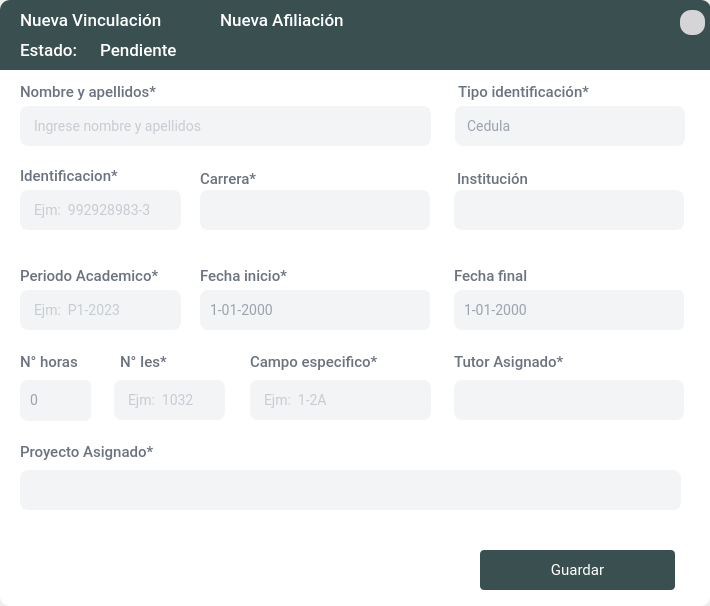
<?xml version="1.0" encoding="UTF-8"?>
<ui version="4.0">
 <class>NuevaVinculacion</class>
 <widget class="QDialog" name="NuevaVinculacion">
  <property name="geometry">
   <rect>
    <x>0</x>
    <y>0</y>
    <width>710</width>
    <height>606</height>
   </rect>
  </property>
  <property name="minimumSize">
   <size>
    <width>600</width>
    <height>600</height>
   </size>
  </property>
  <property name="maximumSize">
   <size>
    <width>710</width>
    <height>606</height>
   </size>
  </property>
  <property name="windowTitle">
   <string>Vinculación</string>
  </property>
  <property name="windowIcon">
   <iconset>
    <normaloff>:/prefijoNuevo/logo.png</normaloff>:/prefijoNuevo/logo.png</iconset>
  </property>
  <property name="styleSheet">
   <string notr="true"/>
  </property>
  <layout class="QGridLayout" name="gridLayout">
   <property name="leftMargin">
    <number>0</number>
   </property>
   <property name="topMargin">
    <number>0</number>
   </property>
   <property name="rightMargin">
    <number>0</number>
   </property>
   <property name="bottomMargin">
    <number>0</number>
   </property>
   <property name="spacing">
    <number>0</number>
   </property>
   <item row="0" column="0">
    <widget class="QFrame" name="frame">
     <property name="styleSheet">
      <string notr="true">#frame{background-color:white;border-radius:10px}

QPushButton{
font-family: Roboto;
font-style: normal;
font-weight: normal;
font-size: 15px;
letter-spacing: 0.02em;
color:white;
padding:8px;
background: #54BFC9;
border-radius: 8px;}

QPushButton:hover{background: #439CA8;
border-radius: 8px; }
</string>
     </property>
     <property name="frameShape">
      <enum>QFrame::NoFrame</enum>
     </property>
     <property name="frameShadow">
      <enum>QFrame::Plain</enum>
     </property>
     <widget class="QFrame" name="frame_2">
      <property name="geometry">
       <rect>
        <x>10</x>
        <y>70</y>
        <width>691</width>
        <height>471</height>
       </rect>
      </property>
      <property name="minimumSize">
       <size>
        <width>0</width>
        <height>0</height>
       </size>
      </property>
      <property name="styleSheet">
       <string notr="true">#frame_2{
	
	background-color: rgb(255, 255, 255);
}

QLabel{
font-family: Roboto;
font-style: normal;
font-weight: 450;
font-size: 15px;
letter-spacing: 0.02em;
color: #6B7280;}


QLineEdit{
font-family: Roboto;
font-style: normal;
font-weight: normal;
font-size: 14px;
letter-spacing: 0.02em;
background: #F3F4F6;
border: 2px solid #F3F4F6;
border-radius: 8px;
color:#9CA3AF;
padding:10px}

QLineEdit::focus{
background: #FFFFFF;
border: 2px solid #344647;
border-radius: 8px;
}



/* COMBOBOX */

QComboBox{
font-family: Roboto;
font-style: normal;
font-weight: normal;
font-size: 14px;
letter-spacing: 0.02em;
background: #F3F4F6;
color:#9CA3AF;
border-radius:8px;
padding:10px;
combobox-popup: 0;
border: 2px solid #F3F4F6;

}


QComboBox::drop-down
{
    width: 20px;
    border-left-width: 1px;
	padding: 10px 10px 10px 20px;
 }


QComboBox QAbstractItemView {
	color:#9CA3AF;
	font-size:14px;
	background-color: #F3F4F6;
	selection-background-color:#344647;
	selection-color:#ffffff;
	outline: 0px;
   border: 1px solid #344647;
 border-radius:8px;
padding:10px
}



QComboBox::down-arrow
{
	image: url(:/menu/contraerabajo.png);
     width: 11px;
     height: 11px;
}

QComboBox::focus{
background: #FFFFFF;
border: 2px solid #344647;
border-radius: 8px;
}





/* PLANTEXT*/
QPlainTextEdit{
font-family: Roboto;
font-style: normal;
font-weight: normal;
font-size: 14px;
letter-spacing: 0.02em;
background: #F3F4F6;
border: 2px solid #F3F4F6;
border-radius: 8px;
color:#9CA3AF;
padding:10px}

QPlainTextEdit::focus{
background: #FFFFFF;
border: 2px solid #344647;
border-radius: 8px;
}


QCheckBox{font-family: Roboto;
font-style: normal;
font-weight: normal;
font-size: 14px;
color:#9CA3AF}


/*SPINBOX*/
QSpinBox{
font-family: Roboto;
font-style: normal;
font-weight: normal;
font-size: 14px;
letter-spacing: 0.02em;
background: #F3F4F6;
color:#9CA3AF;
padding:8px;
border-radius:8px; }

QSpinBox::up-button {
min-width: 25px; min-height: 12px; background-color: #F3F4F6; 
border-radius: 6px;}

QSpinBox::down-button {
min-width: 25px; min-height: 12px; background-color: #F3F4F6; 
border-radius: 6px;}

QSpinBox::up-arrow{
	image: url(:/menu/contraerarriba.png);
     width: 11px;
     height: 11px;
}

QSpinBox::down-arrow{
	image: url(:/menu/contraerabajo.png);
     width:11px;
     height: 11px;}

QSpinBox::focus{
background: #FFFFFF;
border: 2px solid #344647;
border-radius: 8px;
}


QDateEdit{
font-family: Roboto;
font-style: normal;
font-weight: normal;
font-size: 14px;
letter-spacing: 0.02em;
background: #F3F4F6;
color:#9CA3AF;
padding:8px;
border-radius:8px; }

QDateEdit::up-button {
min-width: 25px; min-height: 12px; background-color: #F3F4F6; 
border-radius: 6px;}

QDateEdit::down-button {
min-width: 25px; min-height: 12px; background-color: #F3F4F6; 
border-radius: 6px;}

QDateEdit::up-arrow{
	image: url(:/menu/contraerarriba.png);
     width: 11px;
     height: 11px;
}

QDateEdit::down-arrow{
	image: url(:/menu/contraerabajo.png);
     width: 11px;
     height: 11px;}

QDateEdit::focus{
background: #FFFFFF;
border: 2px solid #344647;
border-radius: 8px;
}


</string>
      </property>
      <property name="frameShape">
       <enum>QFrame::NoFrame</enum>
      </property>
      <property name="frameShadow">
       <enum>QFrame::Raised</enum>
      </property>
      <widget class="QLabel" name="lbl5">
       <property name="geometry">
        <rect>
         <x>10</x>
         <y>280</y>
         <width>101</width>
         <height>21</height>
        </rect>
       </property>
       <property name="styleSheet">
        <string notr="true"/>
       </property>
       <property name="text">
        <string>N° horas</string>
       </property>
       <property name="alignment">
        <set>Qt::AlignBottom|Qt::AlignLeading|Qt::AlignLeft</set>
       </property>
      </widget>
      <widget class="QLineEdit" name="line_nombreapellidos">
       <property name="enabled">
        <bool>true</bool>
       </property>
       <property name="geometry">
        <rect>
         <x>10</x>
         <y>36</y>
         <width>411</width>
         <height>40</height>
        </rect>
       </property>
       <property name="styleSheet">
        <string notr="true"/>
       </property>
       <property name="maxLength">
        <number>30</number>
       </property>
       <property name="frame">
        <bool>true</bool>
       </property>
       <property name="alignment">
        <set>Qt::AlignLeading|Qt::AlignLeft|Qt::AlignVCenter</set>
       </property>
       <property name="placeholderText">
        <string>Ingrese nombre y apellidos</string>
       </property>
      </widget>
      <widget class="QLabel" name="lbl11">
       <property name="geometry">
        <rect>
         <x>10</x>
         <y>10</y>
         <width>171</width>
         <height>21</height>
        </rect>
       </property>
       <property name="styleSheet">
        <string notr="true"/>
       </property>
       <property name="text">
        <string>Nombre y apellidos*</string>
       </property>
       <property name="alignment">
        <set>Qt::AlignBottom|Qt::AlignLeading|Qt::AlignLeft</set>
       </property>
      </widget>
      <widget class="QLabel" name="lbl9">
       <property name="geometry">
        <rect>
         <x>190</x>
         <y>97</y>
         <width>81</width>
         <height>21</height>
        </rect>
       </property>
       <property name="styleSheet">
        <string notr="true"/>
       </property>
       <property name="text">
        <string>Carrera*</string>
       </property>
       <property name="alignment">
        <set>Qt::AlignBottom|Qt::AlignLeading|Qt::AlignLeft</set>
       </property>
      </widget>
      <widget class="QComboBox" name="cbox_carrera">
       <property name="geometry">
        <rect>
         <x>190</x>
         <y>120</y>
         <width>230</width>
         <height>40</height>
        </rect>
       </property>
       <property name="cursor">
        <cursorShape>PointingHandCursor</cursorShape>
       </property>
       <property name="styleSheet">
        <string notr="true"/>
       </property>
      </widget>
      <widget class="QLabel" name="label_95">
       <property name="geometry">
        <rect>
         <x>10</x>
         <y>190</y>
         <width>161</width>
         <height>31</height>
        </rect>
       </property>
       <property name="text">
        <string>Periodo Academico*</string>
       </property>
      </widget>
      <widget class="QDateEdit" name="fecha_inicio">
       <property name="geometry">
        <rect>
         <x>190</x>
         <y>220</y>
         <width>230</width>
         <height>40</height>
        </rect>
       </property>
       <property name="cursor">
        <cursorShape>PointingHandCursor</cursorShape>
       </property>
       <property name="styleSheet">
        <string notr="true"/>
       </property>
       <property name="displayFormat">
        <string>d-MM-yyyy</string>
       </property>
       <property name="calendarPopup">
        <bool>false</bool>
       </property>
      </widget>
      <widget class="QLabel" name="lbl9_2">
       <property name="geometry">
        <rect>
         <x>448</x>
         <y>10</y>
         <width>131</width>
         <height>21</height>
        </rect>
       </property>
       <property name="styleSheet">
        <string notr="true"/>
       </property>
       <property name="text">
        <string>Tipo identificación*</string>
       </property>
       <property name="alignment">
        <set>Qt::AlignBottom|Qt::AlignLeading|Qt::AlignLeft</set>
       </property>
      </widget>
      <widget class="QLineEdit" name="line_identificacion">
       <property name="enabled">
        <bool>true</bool>
       </property>
       <property name="geometry">
        <rect>
         <x>10</x>
         <y>120</y>
         <width>161</width>
         <height>40</height>
        </rect>
       </property>
       <property name="styleSheet">
        <string notr="true"/>
       </property>
       <property name="frame">
        <bool>true</bool>
       </property>
       <property name="cursorPosition">
        <number>0</number>
       </property>
       <property name="alignment">
        <set>Qt::AlignLeading|Qt::AlignLeft|Qt::AlignVCenter</set>
       </property>
       <property name="dragEnabled">
        <bool>false</bool>
       </property>
       <property name="readOnly">
        <bool>false</bool>
       </property>
       <property name="placeholderText">
        <string>Ejm:  992928983-3</string>
       </property>
       <property name="cursorMoveStyle">
        <enum>Qt::LogicalMoveStyle</enum>
       </property>
       <property name="clearButtonEnabled">
        <bool>false</bool>
       </property>
      </widget>
      <widget class="QLineEdit" name="line_periodoacademico">
       <property name="enabled">
        <bool>true</bool>
       </property>
       <property name="geometry">
        <rect>
         <x>10</x>
         <y>220</y>
         <width>161</width>
         <height>40</height>
        </rect>
       </property>
       <property name="styleSheet">
        <string notr="true"/>
       </property>
       <property name="maxLength">
        <number>30</number>
       </property>
       <property name="frame">
        <bool>true</bool>
       </property>
       <property name="alignment">
        <set>Qt::AlignLeading|Qt::AlignLeft|Qt::AlignVCenter</set>
       </property>
       <property name="placeholderText">
        <string>Ejm:  P1-2023</string>
       </property>
      </widget>
      <widget class="QComboBox" name="cbo_tipo_identificacion">
       <property name="geometry">
        <rect>
         <x>445</x>
         <y>36</y>
         <width>230</width>
         <height>40</height>
        </rect>
       </property>
       <item>
        <property name="text">
         <string>Cedula</string>
        </property>
       </item>
       <item>
        <property name="text">
         <string>Carnet extranjeria</string>
        </property>
       </item>
       <item>
        <property name="text">
         <string>Pasaporte</string>
        </property>
       </item>
      </widget>
      <widget class="QLabel" name="lbl9_4">
       <property name="geometry">
        <rect>
         <x>10</x>
         <y>94</y>
         <width>131</width>
         <height>21</height>
        </rect>
       </property>
       <property name="styleSheet">
        <string notr="true"/>
       </property>
       <property name="text">
        <string>Identificacion*</string>
       </property>
       <property name="alignment">
        <set>Qt::AlignBottom|Qt::AlignLeading|Qt::AlignLeft</set>
       </property>
      </widget>
      <widget class="QLabel" name="label_96">
       <property name="geometry">
        <rect>
         <x>190</x>
         <y>190</y>
         <width>161</width>
         <height>31</height>
        </rect>
       </property>
       <property name="text">
        <string>Fecha inicio*</string>
       </property>
      </widget>
      <widget class="QDateEdit" name="fecha_final">
       <property name="geometry">
        <rect>
         <x>444</x>
         <y>220</y>
         <width>230</width>
         <height>40</height>
        </rect>
       </property>
       <property name="cursor">
        <cursorShape>PointingHandCursor</cursorShape>
       </property>
       <property name="styleSheet">
        <string notr="true"/>
       </property>
       <property name="displayFormat">
        <string>d-MM-yyyy</string>
       </property>
       <property name="calendarPopup">
        <bool>false</bool>
       </property>
      </widget>
      <widget class="QLabel" name="label_97">
       <property name="geometry">
        <rect>
         <x>444</x>
         <y>190</y>
         <width>161</width>
         <height>31</height>
        </rect>
       </property>
       <property name="text">
        <string>Fecha final</string>
       </property>
      </widget>
      <widget class="QSpinBox" name="spb_numerohoras">
       <property name="enabled">
        <bool>false</bool>
       </property>
       <property name="geometry">
        <rect>
         <x>10</x>
         <y>310</y>
         <width>71</width>
         <height>41</height>
        </rect>
       </property>
      </widget>
      <widget class="QLineEdit" name="line_campoespecifico">
       <property name="enabled">
        <bool>true</bool>
       </property>
       <property name="geometry">
        <rect>
         <x>240</x>
         <y>310</y>
         <width>181</width>
         <height>40</height>
        </rect>
       </property>
       <property name="styleSheet">
        <string notr="true"/>
       </property>
       <property name="maxLength">
        <number>30</number>
       </property>
       <property name="frame">
        <bool>true</bool>
       </property>
       <property name="alignment">
        <set>Qt::AlignLeading|Qt::AlignLeft|Qt::AlignVCenter</set>
       </property>
       <property name="placeholderText">
        <string>Ejm:  1-2A</string>
       </property>
      </widget>
      <widget class="QLabel" name="lbl9_5">
       <property name="geometry">
        <rect>
         <x>240</x>
         <y>280</y>
         <width>131</width>
         <height>21</height>
        </rect>
       </property>
       <property name="styleSheet">
        <string notr="true"/>
       </property>
       <property name="text">
        <string>Campo especifico*</string>
       </property>
       <property name="alignment">
        <set>Qt::AlignBottom|Qt::AlignLeading|Qt::AlignLeft</set>
       </property>
      </widget>
      <widget class="QLabel" name="lbl5_2">
       <property name="geometry">
        <rect>
         <x>444</x>
         <y>280</y>
         <width>151</width>
         <height>21</height>
        </rect>
       </property>
       <property name="styleSheet">
        <string notr="true"/>
       </property>
       <property name="text">
        <string>Tutor Asignado*</string>
       </property>
       <property name="alignment">
        <set>Qt::AlignBottom|Qt::AlignLeading|Qt::AlignLeft</set>
       </property>
      </widget>
      <widget class="QComboBox" name="cbo_tutor">
       <property name="geometry">
        <rect>
         <x>444</x>
         <y>310</y>
         <width>230</width>
         <height>40</height>
        </rect>
       </property>
      </widget>
      <widget class="QLabel" name="lbl9_3">
       <property name="geometry">
        <rect>
         <x>447</x>
         <y>97</y>
         <width>101</width>
         <height>21</height>
        </rect>
       </property>
       <property name="styleSheet">
        <string notr="true"/>
       </property>
       <property name="text">
        <string>Institución</string>
       </property>
       <property name="alignment">
        <set>Qt::AlignBottom|Qt::AlignLeading|Qt::AlignLeft</set>
       </property>
      </widget>
      <widget class="QComboBox" name="cbo_institucion">
       <property name="geometry">
        <rect>
         <x>444</x>
         <y>120</y>
         <width>230</width>
         <height>40</height>
        </rect>
       </property>
       <property name="cursor">
        <cursorShape>PointingHandCursor</cursorShape>
       </property>
       <property name="styleSheet">
        <string notr="true"/>
       </property>
      </widget>
      <widget class="QComboBox" name="cbo_proyectos">
       <property name="geometry">
        <rect>
         <x>10</x>
         <y>400</y>
         <width>661</width>
         <height>40</height>
        </rect>
       </property>
       <property name="minimumSize">
        <size>
         <width>661</width>
         <height>40</height>
        </size>
       </property>
       <property name="maximumSize">
        <size>
         <width>661</width>
         <height>40</height>
        </size>
       </property>
       <property name="maxVisibleItems">
        <number>10</number>
       </property>
       <property name="sizeAdjustPolicy">
        <enum>QComboBox::AdjustToContents</enum>
       </property>
       <property name="placeholderText">
        <string/>
       </property>
       <property name="duplicatesEnabled">
        <bool>false</bool>
       </property>
      </widget>
      <widget class="QLabel" name="lbl5_3">
       <property name="geometry">
        <rect>
         <x>10</x>
         <y>370</y>
         <width>151</width>
         <height>21</height>
        </rect>
       </property>
       <property name="styleSheet">
        <string notr="true"/>
       </property>
       <property name="text">
        <string>Proyecto Asignado*</string>
       </property>
       <property name="alignment">
        <set>Qt::AlignBottom|Qt::AlignLeading|Qt::AlignLeft</set>
       </property>
      </widget>
      <widget class="QLineEdit" name="line_codigoies">
       <property name="enabled">
        <bool>true</bool>
       </property>
       <property name="geometry">
        <rect>
         <x>104</x>
         <y>310</y>
         <width>111</width>
         <height>40</height>
        </rect>
       </property>
       <property name="styleSheet">
        <string notr="true"/>
       </property>
       <property name="maxLength">
        <number>30</number>
       </property>
       <property name="frame">
        <bool>true</bool>
       </property>
       <property name="alignment">
        <set>Qt::AlignLeading|Qt::AlignLeft|Qt::AlignVCenter</set>
       </property>
       <property name="placeholderText">
        <string>Ejm:  1032</string>
       </property>
      </widget>
      <widget class="QLabel" name="lbl5_4">
       <property name="geometry">
        <rect>
         <x>110</x>
         <y>280</y>
         <width>101</width>
         <height>21</height>
        </rect>
       </property>
       <property name="styleSheet">
        <string notr="true"/>
       </property>
       <property name="text">
        <string>N° Ies*</string>
       </property>
       <property name="alignment">
        <set>Qt::AlignBottom|Qt::AlignLeading|Qt::AlignLeft</set>
       </property>
      </widget>
     </widget>
     <widget class="QPushButton" name="btn_guardar">
      <property name="geometry">
       <rect>
        <x>480</x>
        <y>550</y>
        <width>195</width>
        <height>40</height>
       </rect>
      </property>
      <property name="minimumSize">
       <size>
        <width>195</width>
        <height>40</height>
       </size>
      </property>
      <property name="maximumSize">
       <size>
        <width>110</width>
        <height>40</height>
       </size>
      </property>
      <property name="cursor">
       <cursorShape>PointingHandCursor</cursorShape>
      </property>
      <property name="focusPolicy">
       <enum>Qt::NoFocus</enum>
      </property>
      <property name="styleSheet">
       <string notr="true">/*  BOTON */

QPushButton{
font-family: Roboto;
font-style: normal;
font-weight: normal;
font-size: 15px;
letter-spacing: 0.02em;
color:white;
padding:8px;
background: #3A4F50;
border-radius: 4px;}

QPushButton:hover{background: #344647;
border-radius: 4px; }
</string>
      </property>
      <property name="text">
       <string>Guardar</string>
      </property>
      <property name="icon">
       <iconset resource="../image/source.qrc">
        <normaloff>:/menu/botonadd.png</normaloff>:/menu/botonadd.png</iconset>
      </property>
      <property name="iconSize">
       <size>
        <width>15</width>
        <height>21</height>
       </size>
      </property>
     </widget>
     <widget class="QFrame" name="frame_3">
      <property name="geometry">
       <rect>
        <x>0</x>
        <y>0</y>
        <width>711</width>
        <height>70</height>
       </rect>
      </property>
      <property name="minimumSize">
       <size>
        <width>0</width>
        <height>70</height>
       </size>
      </property>
      <property name="maximumSize">
       <size>
        <width>16777215</width>
        <height>4455</height>
       </size>
      </property>
      <property name="styleSheet">
       <string notr="true">#frame_3{background: #3A4F50 ;border-top-left-radius: 10px;
border-top-right-radius: 10px;}

QLabel{

font-family: Roboto;
font-style: normal;
font-weight: 500;
font-size: 17px;
line-height: 40px;
letter-spacing: 0.02em;
color:#ffffff;

}</string>
      </property>
      <property name="frameShape">
       <enum>QFrame::StyledPanel</enum>
      </property>
      <property name="frameShadow">
       <enum>QFrame::Raised</enum>
      </property>
      <widget class="QToolButton" name="btn_closeadmi">
       <property name="geometry">
        <rect>
         <x>680</x>
         <y>10</y>
         <width>25</width>
         <height>25</height>
        </rect>
       </property>
       <property name="focusPolicy">
        <enum>Qt::NoFocus</enum>
       </property>
       <property name="toolTip">
        <string>Cerrar</string>
       </property>
       <property name="styleSheet">
        <string notr="true">#btn_closeadmi{
font-family: Roboto;
font-weight: normal;
font-size: 14px;
background-color: #d5d5d8;
color: #6B7280;
border-radius:11px
}



#btn_closeadmi:hover{background:#ce4d3a ;
border-radius:11px; }


</string>
       </property>
       <property name="text">
        <string/>
       </property>
       <property name="icon">
        <iconset resource="../image/source.qrc">
         <normaloff>:/menu/x.png</normaloff>:/menu/x.png</iconset>
       </property>
       <property name="iconSize">
        <size>
         <width>13</width>
         <height>13</height>
        </size>
       </property>
       <property name="autoRaise">
        <bool>true</bool>
       </property>
      </widget>
      <widget class="QLabel" name="axax">
       <property name="geometry">
        <rect>
         <x>20</x>
         <y>10</y>
         <width>201</width>
         <height>31</height>
        </rect>
       </property>
       <property name="styleSheet">
        <string notr="true"/>
       </property>
       <property name="text">
        <string>Nueva Vinculación</string>
       </property>
       <property name="alignment">
        <set>Qt::AlignLeading|Qt::AlignLeft|Qt::AlignTop</set>
       </property>
      </widget>
      <widget class="QLabel" name="vinculacion_titulo_2">
       <property name="geometry">
        <rect>
         <x>20</x>
         <y>40</y>
         <width>81</width>
         <height>31</height>
        </rect>
       </property>
       <property name="styleSheet">
        <string notr="true"/>
       </property>
       <property name="text">
        <string>Estado:</string>
       </property>
       <property name="alignment">
        <set>Qt::AlignLeading|Qt::AlignLeft|Qt::AlignTop</set>
       </property>
      </widget>
      <widget class="QLabel" name="vinculacion_titulo">
       <property name="geometry">
        <rect>
         <x>220</x>
         <y>10</y>
         <width>391</width>
         <height>31</height>
        </rect>
       </property>
       <property name="styleSheet">
        <string notr="true"/>
       </property>
       <property name="text">
        <string>Nueva Afiliación</string>
       </property>
       <property name="alignment">
        <set>Qt::AlignLeading|Qt::AlignLeft|Qt::AlignTop</set>
       </property>
      </widget>
      <widget class="QLabel" name="vinculacion_estado">
       <property name="geometry">
        <rect>
         <x>100</x>
         <y>40</y>
         <width>171</width>
         <height>31</height>
        </rect>
       </property>
       <property name="styleSheet">
        <string notr="true"/>
       </property>
       <property name="text">
        <string>Pendiente</string>
       </property>
       <property name="alignment">
        <set>Qt::AlignLeading|Qt::AlignLeft|Qt::AlignTop</set>
       </property>
      </widget>
     </widget>
    </widget>
   </item>
  </layout>
 </widget>
 <tabstops>
  <tabstop>line_nombreapellidos</tabstop>
  <tabstop>cbo_tipo_identificacion</tabstop>
  <tabstop>line_identificacion</tabstop>
  <tabstop>cbox_carrera</tabstop>
  <tabstop>cbo_institucion</tabstop>
  <tabstop>line_periodoacademico</tabstop>
  <tabstop>fecha_inicio</tabstop>
  <tabstop>fecha_final</tabstop>
  <tabstop>spb_numerohoras</tabstop>
  <tabstop>line_codigoies</tabstop>
  <tabstop>line_campoespecifico</tabstop>
  <tabstop>cbo_tutor</tabstop>
  <tabstop>cbo_proyectos</tabstop>
 </tabstops>
 <resources>
  <include location="../image/source.qrc"/>
 </resources>
 <connections/>
</ui>
